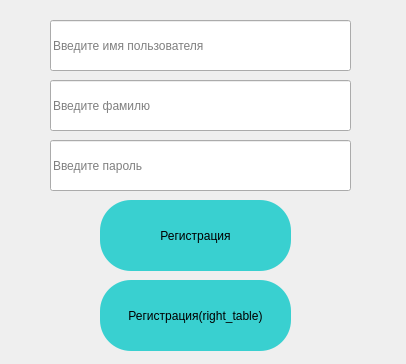
<?xml version="1.0" encoding="UTF-8"?>
<ui version="4.0">
 <class>MainWindow</class>
 <widget class="QMainWindow" name="MainWindow">
  <property name="geometry">
   <rect>
    <x>0</x>
    <y>0</y>
    <width>406</width>
    <height>364</height>
   </rect>
  </property>
  <property name="windowTitle">
   <string>MainWindow</string>
  </property>
  <widget class="QWidget" name="centralwidget">
   <widget class="QPushButton" name="pushButton">
    <property name="geometry">
     <rect>
      <x>100</x>
      <y>200</y>
      <width>191</width>
      <height>71</height>
     </rect>
    </property>
    <property name="styleSheet">
     <string notr="true">QPushButton:hover {
	background-color: #ffdbcc;
}

QPushButton:pressed {
	background-color: #fcb9aa;
}
QPushButton {
	background-color: rgb(57, 208, 208);
	border-radius: 31px;
}</string>
    </property>
    <property name="text">
     <string>Регистрация</string>
    </property>
   </widget>
   <widget class="QLineEdit" name="lineEdit">
    <property name="geometry">
     <rect>
      <x>50</x>
      <y>20</y>
      <width>301</width>
      <height>51</height>
     </rect>
    </property>
    <property name="placeholderText">
     <string>Введите имя пользователя</string>
    </property>
   </widget>
   <widget class="QLineEdit" name="lineEdit_2">
    <property name="geometry">
     <rect>
      <x>50</x>
      <y>80</y>
      <width>301</width>
      <height>51</height>
     </rect>
    </property>
    <property name="placeholderText">
     <string>Введите фамилю</string>
    </property>
   </widget>
   <widget class="QLineEdit" name="lineEdit_3">
    <property name="geometry">
     <rect>
      <x>50</x>
      <y>140</y>
      <width>301</width>
      <height>51</height>
     </rect>
    </property>
    <property name="placeholderText">
     <string>Введите пароль</string>
    </property>
   </widget>
   <widget class="QPushButton" name="right_table">
    <property name="geometry">
     <rect>
      <x>100</x>
      <y>280</y>
      <width>191</width>
      <height>71</height>
     </rect>
    </property>
    <property name="styleSheet">
     <string notr="true">QPushButton:hover {
	background-color: #ffdbcc;
}

QPushButton:pressed {
	background-color: #fcb9aa;
}
QPushButton {
	background-color: rgb(57, 208, 208);
	border-radius: 31px;
}</string>
    </property>
    <property name="text">
     <string>Регистрация(right_table)</string>
    </property>
   </widget>
  </widget>
 </widget>
 <resources/>
 <connections/>
</ui>
